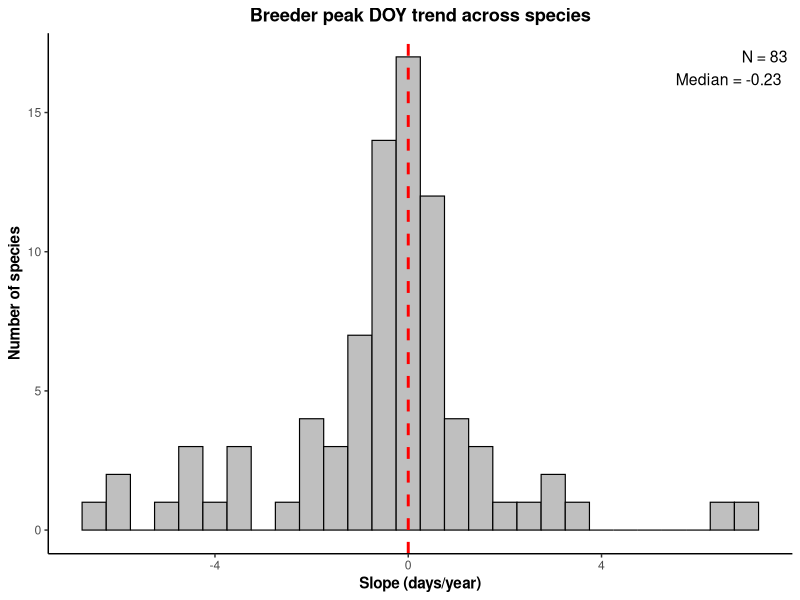
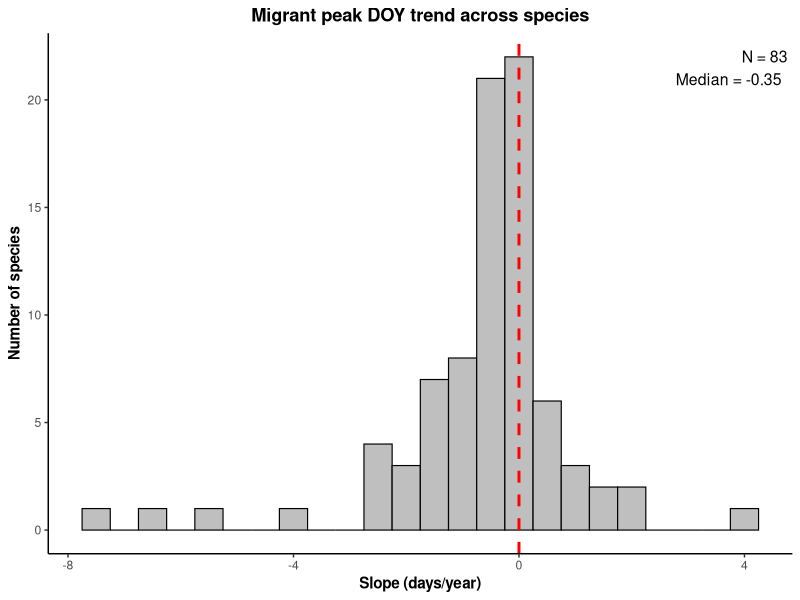

R code for these plots, in order:
library(tidyverse)

df <- read_csv("phenology_peak_slopes.csv", show_col_types = FALSE)

med_breeder <- median(df$breeder_slope, na.rm = TRUE)
med_migrant <- median(df$migrant_slope, na.rm = TRUE)

cat(sprintf("Breeder slope median: %.3f\nMigrant slope median: %.3f\n", med_breeder, med_migrant))

# breeder slope histogram
p_breeder <- ggplot(df, aes(x = breeder_slope)) +
  geom_histogram(
    binwidth = 0.5,
    fill = "grey75",
    color = "black",
    linewidth = 0.4
  ) +
  geom_vline(
    xintercept = 0,
    linetype = "dashed",
    linewidth = 1,
    color = "red"
  ) +

  annotate(
    "text",
    x = Inf, y = Inf,
    label = paste0("N = ", sum(!is.na(df$breeder_slope)),
                   "\nMedian = ", round(med_breeder, 2)),
    hjust = 1.1, vjust = 1.5,
    size = 4
  ) +
  labs(
    x = "Slope (days/year)",
    y = "Number of species",
    title = "Breeder peak DOY trend across species"
  ) +
  theme_classic() +
  theme(
    plot.title = element_text(face = "bold", hjust = 0.5),
    axis.title = element_text(face = "bold")
  )

ggsave("histogram_breeder_slope.png", p_breeder, width = 6, height = 4, dpi = 300)

# migrant slope histogram
p_migrant <- ggplot(df, aes(x = migrant_slope)) +
  geom_histogram(
    binwidth = 0.5,
    fill = "grey75",
    color = "black",
    linewidth = 0.4
  ) +
  geom_vline(
    xintercept = 0,
    linetype = "dashed",
    linewidth = 1,
    color = "red"
  ) +
  annotate(
    "text",
    x = Inf, y = Inf,
    label = paste0("N = ", sum(!is.na(df$migrant_slope)),
                   "\nMedian = ", round(med_migrant, 2)),
    hjust = 1.1, vjust = 1.5,
    size = 4
  ) +
  labs(
    x = "Slope (days/year)",
    y = "Number of species",
    title = "Migrant peak DOY trend across species"
  ) +
  theme_classic() +
  theme(
    plot.title = element_text(face = "bold", hjust = 0.5),
    axis.title = element_text(face = "bold")
  )

ggsave("histogram_migrant_slope.png", p_migrant, width = 6, height = 4, dpi = 300)

cat("Saved histogram_breeder_slope.png and histogram_migrant_slope.png\n")
